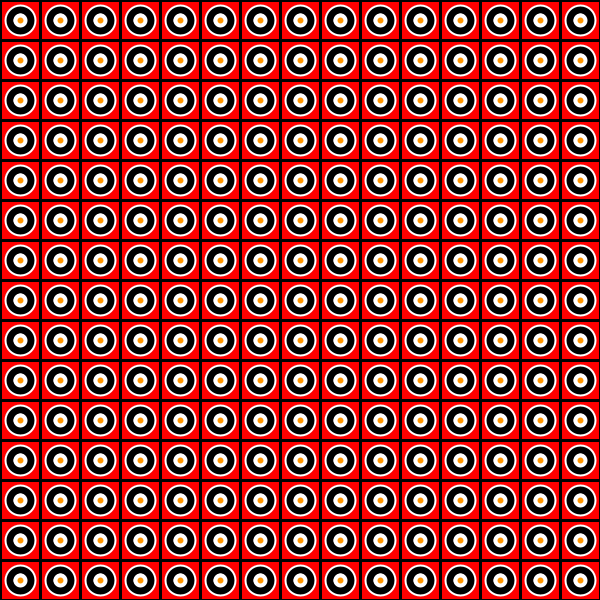
Frame 1 (no input)
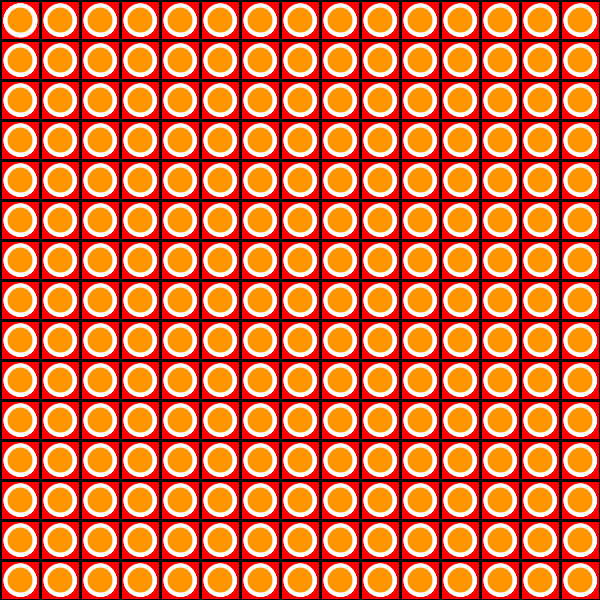
Frame 60 (the mouse pressed at the canvas centre just before this capture)
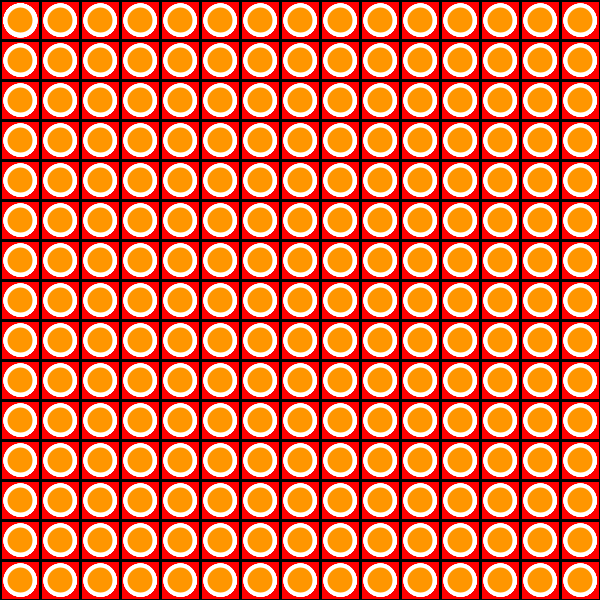
Frame 120 (the mouse held since frame 60 and released just before this capture)

The Processing sketch that drew these frames (run headless with seeded random() and noise(); from frame 60 on, the mouse is pressed at the canvas centre):

// Processing sketch: processing_143473
// ── processing_143473.pde

/*
Konkuk University
 SOS iDesign
 
 Name: Gwang il Lee
 ID: 201420094
 
 */

float a = 11;
float b = 10;

void setup() {
  size(600, 600);
  smooth();
  background(255, 0, 0);
}
void draw() {
  for (int i = 20; i< width; i = i + 40) {
    for (int j = 20; j< width; j = j + 40) {
      strokeWeight(3);
      stroke(0, 0, 0);
      noFill();
      rectMode(CENTER);
      rect(i, j, 40, 40);
      strokeWeight(2);
      stroke(255);
      fill(0);
      ellipse(i, j, 30, 30);
      fill(255);
      ellipse(i, j, a, a);
      fill(255, 150, 0);
      strokeWeight(4);
      ellipse(i, j, b, b);
      if (a >30){
        a = 11;
      }
      if (b >29){
        b = 10;
      }
    }
  }
  a = a+1;
  b = b+1;
}
